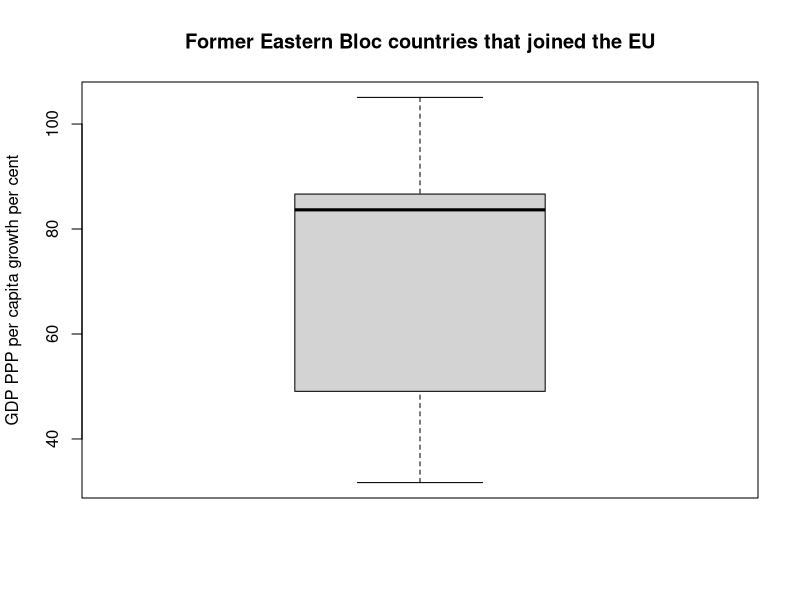
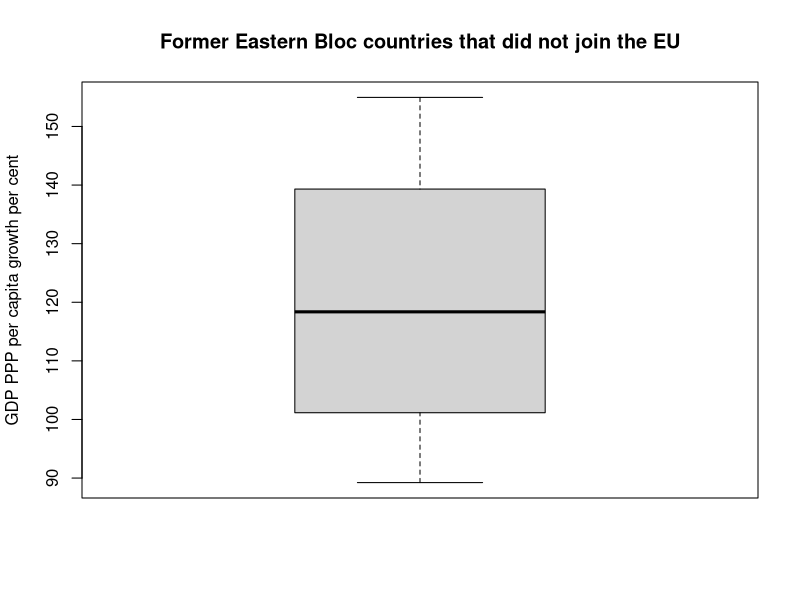
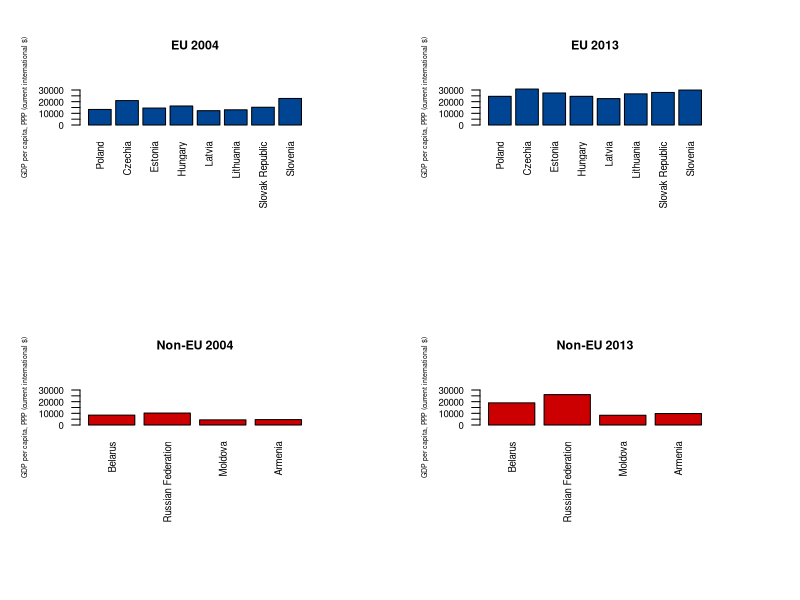
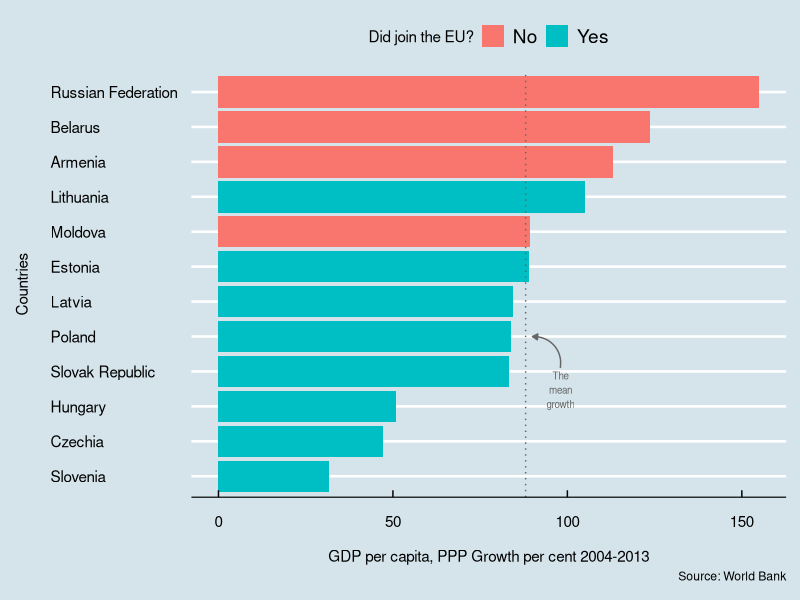

Write R code to recreate these figures, in order.
# Group L First Project
## Emirhan Yücel 2020302264
## Mübin Salih Sarıçiçek 2020302243
## Sayhan Yalvaçer 2019202063

# =============================================================== #
#### WARNING: ENLARGE YOUR "PLOT" PANE TO VIEW THE PLOTS PROPERLY
# =============================================================== #


# Research Question: Did former Eastern Bloc countries that joined the EU in 2004 
# enjoy higher GDP PPP per capita growth rates?

# Introduction of the Dataset: Data from the database: World Development Indicators, Last Updated: 09/16/2022
# Link for the dataset: https://www.dropbox.com/s/fuuagwlepwu0gvh/8ec8a9c3-0191-4773-b494-c992bbc85257_Data.csv?dl=0

# Independent Variables: Joining the EU in 2004 (nominal)
# Dependent Variables: GDP PPP per capita growth (numerical)
# Number of observations: 24

# We did not include some former Eastern Bloc countries in the dataset to avoid interference 
# with the results because they joined the EU either after 2004 or before 2013

# Hypothesis: Former Eastern Bloc countries that did not join the EU in 2004 had higher GDP  per capita PPP growth rates between 2004-2013

# Strategy: Subset EU and non-EU countries, compute the mean GDP PPP per capita growth rates 
# between 2004-2013 for both the EU and non-EU former Eastern Bloc countries, 
# and compare their GDP per capita PPP growth rates to see which one is higher

# Load the required packages
if (!require(tidyverse)) install.packages('tidyverse')
library(tidyverse)

if (!require(ggthemes)) install.packages('ggthemes')
library(ggthemes)

###DATA STRUCTURE###
# We chose the years 2004 and 2013 for our analysis,
# and we limited the data by utilizing World Bank Data Bank's built-in tools

polsdata <- read_csv("8ec8a9c3-0191-4773-b494-c992bbc85257_Data.csv") # Read the dataset by using readr

polsdata <- na.omit(polsdata) # Omit N/A values from the dataset

# Explore the dataset
head(polsdata)
str(polsdata)
nrow(polsdata) # number of rows = 12
ncol(polsdata) # number of columns = 6
summary(polsdata)
sd(polsdata$`2004 [YR2004]`)
sd(polsdata$`2013 [YR2013]`)

## For Year 2004,

# The Minimum value is 4429 and the Maximum value is 22761
# The Median is 13192 and the mean is 13013
# The Standart deviation is 5629.63
# The 1st quartile is 9793 and the 3rd quartile is 15488

## For Year 2013,

# The Minimum value is 8382 and the maximum value is 30818
# The Median is 25321 and the mean is 23162
# The standart deviation is 7291.851
# The 1st quartile is 21728 and the 3rd quartile is 27577


# Rename the columns
colnames(polsdata) <- c("country",
                        "country_code",
                        "series",
                        "series_code",
                        "2004",
                        "2013")

# Extract the countries from the dataset
Countries <- polsdata$country 

# Extract the 2004 GDP per capita PPP data
GDP_Per_cap_PPP_2004 <- polsdata$`2004`

# Extract the 2013 GDP per capita PPP data
GDP_Per_cap_PPP_2013 <- polsdata$`2013`

# Create a new dataframe for research
polsdata_new <- data.frame(Countries, 
                           GDP_Per_cap_PPP_2004,
                           GDP_Per_cap_PPP_2013)
# Examine
polsdata_new

# Growth rates
Growth <- ((polsdata_new$GDP_Per_cap_PPP_2013 - polsdata_new$GDP_Per_cap_PPP_2004) / polsdata_new$GDP_Per_cap_PPP_2004) * 100

# Examine
Growth

# Add as a new column to the data frame
polsdata_new$Growth <- Growth

# Which countries joined the EU in 2004?
Joined_EU <- c(TRUE, TRUE, TRUE, TRUE, TRUE, TRUE, TRUE, TRUE, FALSE, FALSE, FALSE, FALSE)

# Add to the dataframe
polsdata_new$Joined_EU <- Joined_EU

# Control and Treatment Groups
## Control group: Former Eastern Bloc countries that did not join the EU
## Treatment group: Former Eastern Bloc countries that joined EU in 2004
# Treatment: Joining the EU in 2004

#We want to examine if 2004 EU entrance had an effect on Eastern Bloc countries, 
#therefore we decided to compare the economic development of former Eastern Bloc countries that 
#joined EU and those that didn't through the years between 2004 and 2013

# Treatment Group:
polsdata_new_EU <- polsdata_new %>%
  filter(Joined_EU) #Filtered EU countries to be set as our treatment group

# Control Group:
polsdata_new_NON_EU <- polsdata_new %>%
  filter(!Joined_EU) #Filtered non-EU countries to be set as our control group

## Boxplots for spotting outliers
if(dev.cur() > 1) dev.off() # Reset par()

boxplot(polsdata_new_EU$Growth,
        main = "Former Eastern Bloc countries that joined the EU",
        ylab = "GDP PPP per capita growth per cent",
        outline = TRUE) 

boxplot(polsdata_new_NON_EU$Growth,
        main = "Former Eastern Bloc countries that did not join the EU",
        ylab = "GDP PPP per capita growth per cent",
        outline = TRUE) 

# By examining the boxplots we can infer that:

# There are no outliers in either samples.
# Right and Left whiskers of the boxplot each represent 25% of the data 
# and the box in the middle represents 50% of the data
# The bold line in the middle of our boxplot is our median
# Countries that joined the EU have a right skewed distribution. 

# Descriptive statistics

## Measures of central tendency

median(polsdata_new$Growth) # Median growth: ~86.65%
mean(polsdata_new$Growth) # Mean growth: ~88.03%

## Measures of spread
## Maximum growth: Russian Federation, ~154.95%
max(polsdata_new$Growth) # What is the maxium growth rate?
polsdata_new$Countries[which.max(polsdata_new$Growth)] # Which country has the maximum growth rate?

## Minimum growth: Slovenia, ~31.68%
min(polsdata_new$Growth) # What is the minimum growth rate?
polsdata_new$Countries[which.min(polsdata_new$Growth)] # Which country has the minimum growth rate?

## Quartiles
quantile(polsdata_new$Growth,
         probs = seq(0, 1, 0.25),
         digits = 2)
# When the data is sorted in ascending order,
# the First Quartile represents the lower 25% of the data. 
# The Second Quartile represents the  lower 50%, it is also known as the median
# The Third Quartile represents the lower 75% of the data

# The 1st Quartile is 75.23083
# The 2nd Quartile is 86.65767, this is our median
# The 3rd Quartile is 107.07184


## Inter-quartile range
IQR(polsdata_new$Growth) # the difference between the 3rd and 1st quartiles

## Summarize two groups
polsdata_new %>%
  group_by(Joined_EU) %>% # Groups the data into two groups: EU and non-EU
  summarize("2004 per capita PPP mean" = mean(GDP_Per_cap_PPP_2004),
            "2013 per capita PPP mean" = mean(GDP_Per_cap_PPP_2013),
            "Mean growth" = mean(Growth),
            "Maximum growth" = max(Growth),
            "Minimum growth" = min(Growth))

# Both groups enjoyed GDP per capita PPP Growth, but on different scales. 
# Countries that joined the EU in 2004 grew on average by 72%, 
# whereas countries that didn't join the EU grew on average by 120%


## Calculate the sample sizes
n1 <- nrow(polsdata_new_EU)
n2 <- nrow(polsdata_new_NON_EU)

## Calculate the standard deviations
sd1 <- sd(polsdata_new_EU$Growth) #Standard deviation of Growth for the countries that joined the EU
sd2 <- sd(polsdata_new_NON_EU$Growth) #Standard deviation of Growth for the countries that didn not join the EU

## Calculate the standard error
se <- sqrt(( sd1 ^ 2 / n1 ) + (sd2 ^ 2 / n2))

## Plot barplots to visually describe our data
#### Warning: Enlarge your "Plots" pane to view the plots properly

### Plot GDP per capita PPP
par(mai = c(1.75, 0.8, 0.9, 0.9),
    mfrow = c(2, 2),
    cex.axis = 0.7,
    cex.lab = 0.5,
    cex.main = 0.9)

#### EU
barplot(polsdata_new_EU$GDP_Per_cap_PPP_2004,
        ylim = c(0, 30000),
        names = polsdata_new_EU$Countries,
        col = "#004494",
        main = "EU 2004",
        ylab = "GDP per capita, PPP (current international $)",
        las = 2)

barplot(polsdata_new_EU$GDP_Per_cap_PPP_2013,
        names = polsdata_new_EU$Countries,
        ylim = c(0, 30000),
        col = "#004494",
        main = "EU 2013",
        ylab = "GDP per capita, PPP (current international $)",
        las = 2)



#### Non-EU
barplot(polsdata_new_NON_EU$GDP_Per_cap_PPP_2004,
        ylim = c(0, 30000),
        names = polsdata_new_NON_EU$Countries,
        col = "#CC0000",
        main = "Non-EU 2004",
        ylab = "GDP per capita, PPP (current international $)",
        las = 2)

barplot(polsdata_new_NON_EU$GDP_Per_cap_PPP_2013,
        names = polsdata_new_NON_EU$Countries,
        ylim = c(0, 30000),
        col = "#CC0000",
        main = "Non-EU 2013",
        ylab = "GDP per capita, PPP (current international $)",
        las = 2)


# Preparation for plotting growth rates
### Select the required data from the dataframe
growth_4_plot <- select(polsdata_new,
                        Growth,
                        Countries,
                        Joined_EU)

### Replace the logical values with strings i. e. "Yes" or "No"
growth_4_plot$Joined_EU <- gsub(FALSE,
                                "No",
                                growth_4_plot$Joined_EU)

growth_4_plot$Joined_EU <- gsub(TRUE,
                                "Yes",
                                growth_4_plot$Joined_EU)
### Sort by growth rate
growth_4_plot <- growth_4_plot %>%
  arrange(desc(Growth))

# Plotting growth rates
## Plot growth between 2004-2013 for all countries in the dataset
ggplot(growth_4_plot,
       aes(x = fct_reorder(Countries, Growth),
           y = Growth, fill = Joined_EU)) +
  geom_col() +
  xlab("Countries") +
  ylab("GDP per capita, PPP Growth per cent 2004-2013") +
  coord_flip() +
  theme_economist() +
  theme(axis.title.x = element_text(margin=margin(t = 15)),
        axis.title.y = element_text(margin=margin(r = 15))) +
  scale_fill_discrete("Did join the EU?") +
  geom_hline(yintercept = mean(growth_4_plot$Growth), color = "grey40", linetype = 3) +
  annotate(
    "text",
    x = 4, y = 98,
    label = "The\nmean\ngrowth",
    vjust = 1, size = 2.5, color = "grey40") +
  annotate(
    "curve",
    x = 4.1, y = 98,
    xend = 5, yend = 90,
    arrow = arrow(length = unit(0.15, "cm"), type = "closed"),
    color = "grey40") +
  labs(caption = "Source: World Bank")

# In the plot, GDP per capita PPP Growth of countries between 2003 and 2004 have been listed in descending order. 
# Russian Federation enjoyed the highest GDP growth rate while Slovenia had the lowest. 
# Russian Federation, Belarus, Armenia, Lithuania, Moldova, Estonia's GDP per capita PPP growth
# was higher than the mean growth.

## Find the mean growth rates
EU_Growth_mean <- mean(polsdata_new_EU$Growth)
NON_EU_Growth_mean <- mean(polsdata_new_NON_EU$Growth)

## Find the difference of means
difference <- NON_EU_Growth_mean - EU_Growth_mean

## Examine
difference
### Since the difference is positive we can say that former Eastern Bloc countries
#who did not join the EU in 2004 enjoyed higher GDP per capita PPP growth between 2004-2013


# Significance Test
## H0 = Mean GDP per capita PPP growth rates between 2004 and 2013 for former Eastern Bloc countries that joined and did not join the EU are equal
## HA = Mean GDP per capia PPP growth rates between 2004 and 2013 for former Eastern Bloc countries that joined and did not join the EU are different
## We chose the t-test over the z-test since n<30
t_test <- t.test(polsdata_new_NON_EU$Growth, 
                 polsdata_new_EU$Growth, 
                 paired = FALSE,
                 conf.level = 0.95)
## Examine the results of the t-test 
t_test
# t-test findings: t = 2.961, df = 5.6924, p-value = 0.02689

## Is it statistically significant?
t_test$p.value < 0.05
### Since our p-value is smaller than 0.05, we are able to reject the null-hypothesis

# Confidence interval
## (y1 - y2) ± (t * se)
## Calculate degrees of freedom using Welch–Satterthwaite approximation from the textbook
degrees_of_freedom <- (sd2 ^ 2 / n2 + sd1 ^ 2 / n1) ^ 2 / (sd1 ^ 4 / ((n1 ^ 2 * (n1 - 1))) + sd2 ^ 4 / ((n2 ^ 2 * (n2 - 1)))) # Welch–Satterthwaite equation

## Calculate the t-score
t_score <- qt(0.975, degrees_of_freedom)

## Calculate the boundaries
lower_boundary <- difference - t_score * se
upper_boundary <- difference + t_score * se

## Concatenate
ci <- c(lower_boundary, upper_boundary)

# Examine the confidence interval
ci

### CONCLUSION ###

# We wanted to explore the effects of the former Eastern Bloc countries' 2004 EU accession on their economic growth
# We categorized countries according to whether they joined the EU in 2004 or not
# We calculated the mean growth rates between the years 2004 and 2013 for each group
# After looking at the difference between the two means, we concluded by saying that,
# countries that joined the EU in 2004 EU did have lower GDP per capita PPP growth rates compared to those that did not join
